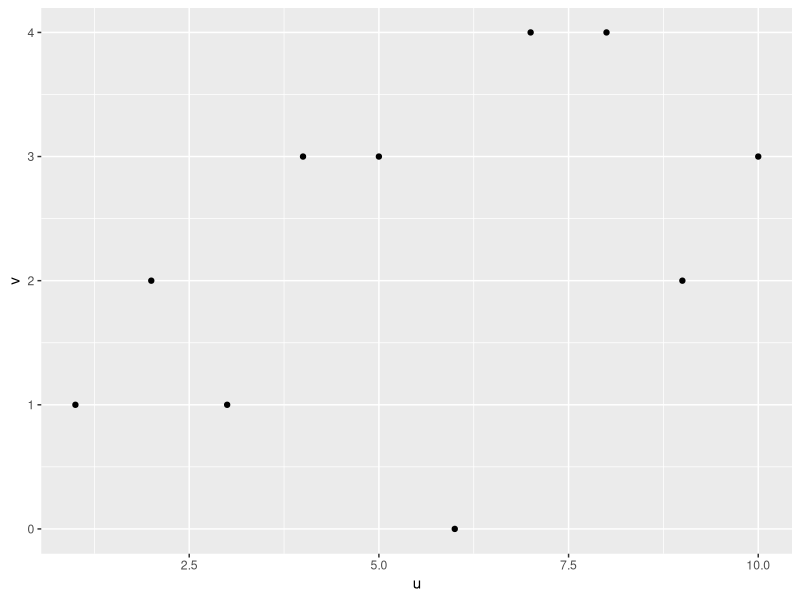
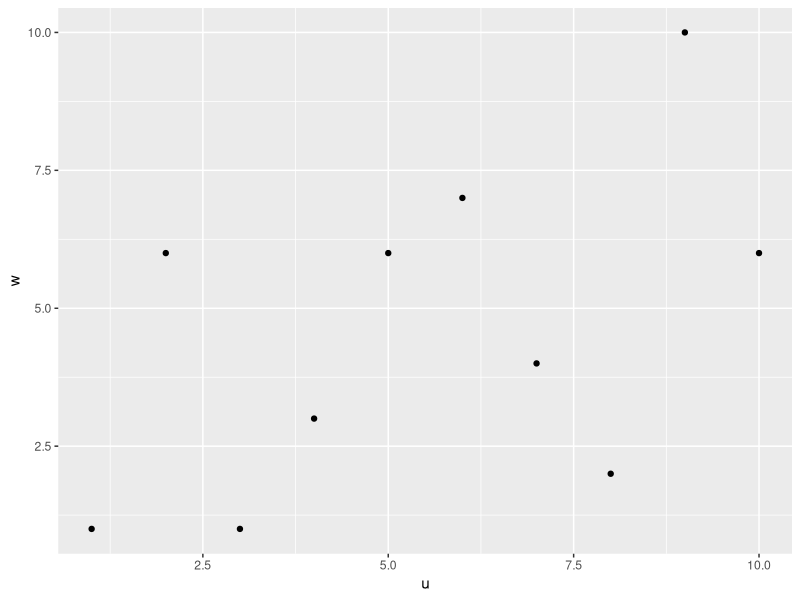

The R source for these figures, in order:
## ---- chunk 1
library(tidyverse)
all <- function(){
print_plots <- function(x, y){
    par(mfrow = c(2,2))
      print(x)
      print(y)
  }

u <- c(1:10)
v <- rpois(10,3)
w <- rpois(10,5)
df <- data.frame(u,v)
plot1 <- ggplot(df, aes(x = u, y = v)) + 
  geom_point()
plot2 <- ggplot(df, aes(x = u, y = w)) + 
  geom_point()

#print_plots(plot1, plot2)
return(list(print_plots(plot1, plot2)))
}

all()[[1:2]]
